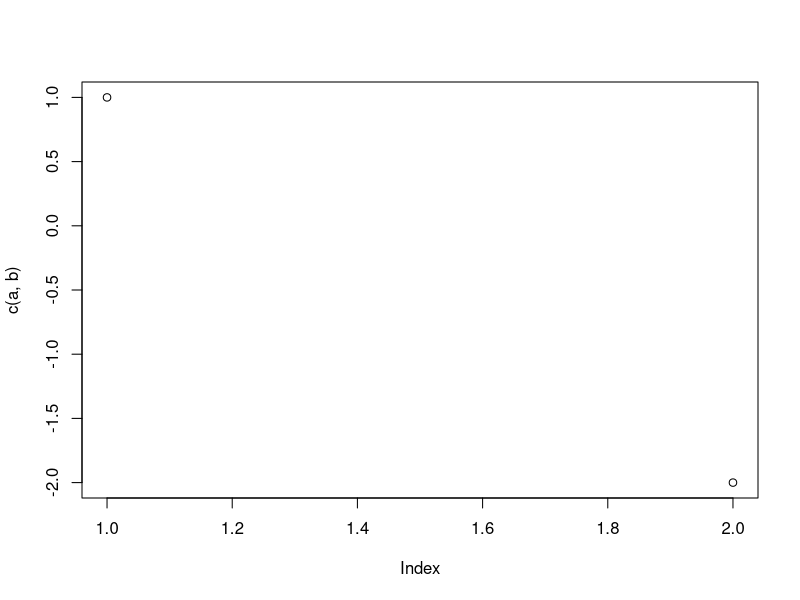
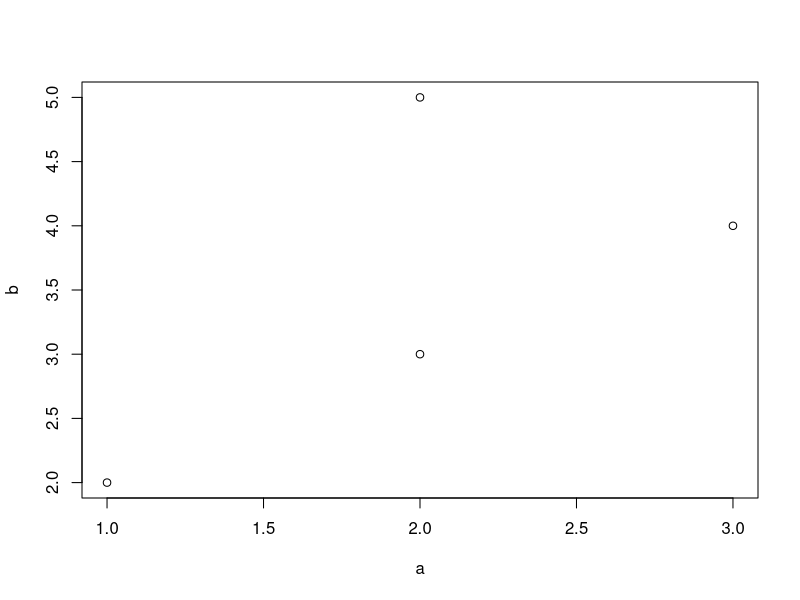

Generate these figures, in order, with R:
## ---- chunk 1
mySimpleFun <- function(a=1,b) {
    product <- a*b
    return(product)
}
## ---- chunk 2
mySimpleFun(b=3)
mySimpleFun(a=2, b=3)
mySimpleFun(2, 3)
## ---- chunk 3
product <- 5
mySimpleFun(2, 3)
product
## ---- chunk 4
c(1,4,2,1) %in% c(2,3)
## ---- chunk 5
mySimpleFun(1:3, 3:5)
## ---- chunk 6
mySimpleFun <- function(a=1,b) {
    if (a < 0) {
        a <- (-1)*a
    } else {
        a <- a
    }
    
    product <- a*b
    return(product)
}
## ---- chunk 7
mySimpleFun <- function(a=1,b) {
    if (a < 0) {
        warning("First number is negative! Changing it to positive.")
        a <- (-1)*a
    } else {
        a <- a
    }
    
    product <- a*b
    return(product)
}
## ---- chunk 8
mySimpleFun <- function(a=1,b) {
    if (a < 0) {
        warning("First number is negative! Changing it to positive.")
        a <- (-1)*a
    } else {
        a <- a
    }
    # calculate product
    product <- a*b
    # make a figure
    figure <-  plot(c(a,b))
    # save a list
    res_list <- list("product"=product, "figure"=figure)
    # return
    return(res_list)
}
## run the fuction
mySimpleFun(b=-2)
## ---- chunk 9
mySimpleFun <- function(a=1,b) {
  # make all negatives positive
  a <- ifelse(a < 0, -a, a)

  # calculate product
  product <- a * b

  # (plots will only show the last one in a loop, so you usually don’t do this inside)
  plot(a, b)   # e.g. scatter plot

  list(product = product)
}

mySimpleFun(a= c(2,3,2,-1), b=c(3,4,5,2))
## ---- chunk 10
for(i in 1:5) {
    print("bla")
}
## ---- chunk 11
lapply(iris[, 1:4], sum)          # preforms a function over each list element
class(lapply(iris[, 1:4], sum))   # returns a list
## ---- chunk 12
lapply(iris[, 1:4], function(x) sqrt(x[20:30]))
## ---- chunk 13
sapply(iris[, 1:4], sum)
class(sapply(iris[, 1:4], sum))
## ---- chunk 14
apply(iris[, 1:4], 1, sum)
## ---- chunk 15
replicate(3, sample(1:10, 5))
## ---- chunk 16
# example of salami code:
sum(as.numeric(names(table(sample(50:300, 1000, replace=T) %/% 25))))   
## ---- chunk 17
mysample <- sample(50:300, 1000, replace=T)
roundit <- mysample %/% 25
tb <- table(roundit)
tb
categories <- as.numeric(names(tb))
categories
cat_sum <- sum(categories)
cat_sum
